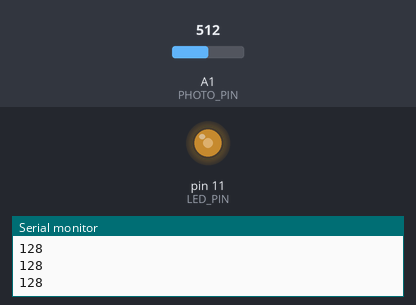
The sketch below on a simulated Arduino Uno, built with avr-gcc and run on an emulated ATmega328P. Shown: output pins drawn as LEDs (lit = HIGH), the last lines printed to the serial monitor. Inputs (shaded band) come from the test bench; at power-on: A1 (PHOTO_PIN) = 512.

Above: at 1.2 s.
1.3 s: A1 (PHOTO_PIN) set to 306
At 1.8 s:
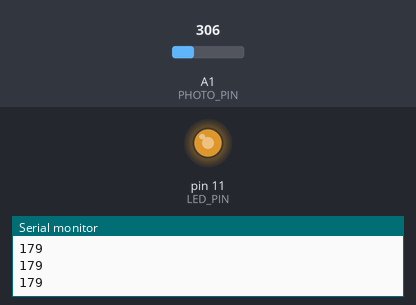
2.8 s: A1 (PHOTO_PIN) set to 122
At 4.0 s:
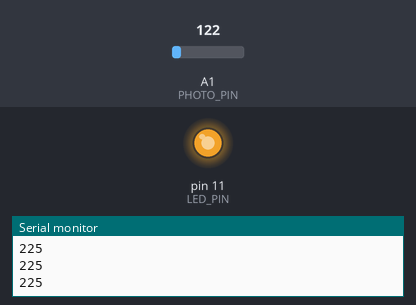
4.3 s: A1 (PHOTO_PIN) set to 900
At 5.3 s:
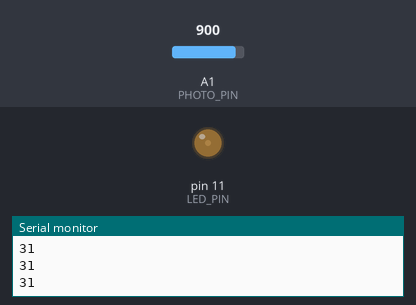
5.8 s: A1 (PHOTO_PIN) set to 1023
At 6.4 s:
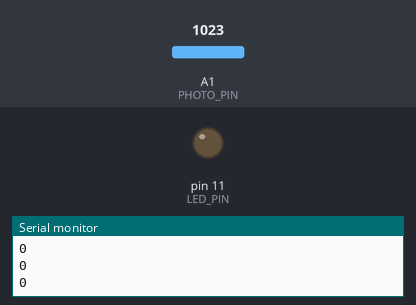
7.3 s: A1 (PHOTO_PIN) set to 511
At 8.7 s:
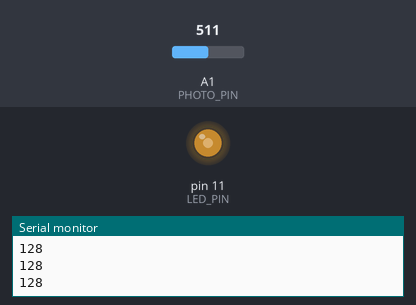
Timing chart, 0 to 9.8 s (numbered marks = the images above; inputs shaded):
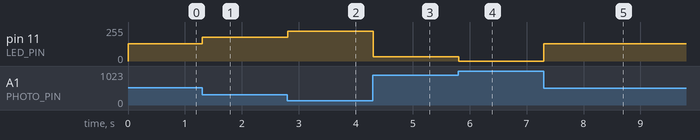

The sketch:

photo_led_control.ino
```cpp
#define PHOTO_PIN A1
#define LED_PIN 11

void setup() {
  Serial.begin(9600);
  pinMode(LED_PIN, OUTPUT);
}

void loop() {
    int photo = analogRead(PHOTO_PIN);
    int led = abs(map(photo, 0, 1023, 0, 255)-255);
    Serial.println(led);
    analogWrite(LED_PIN, led);
}
```

Measured:
- after the input at 1.3 s, pin 11 (LED_PIN): 128/255 → 179/255 at once
- after the input at 2.8 s, pin 11 (LED_PIN): 179/255 → 225/255 at once
- after the input at 4.3 s, pin 11 (LED_PIN): 225/255 → 31/255 at once
- after the input at 5.8 s, pin 11 (LED_PIN): 31/255 → 0/255 at once
- after the input at 7.3 s, pin 11 (LED_PIN): 0/255 → 128/255 at once
